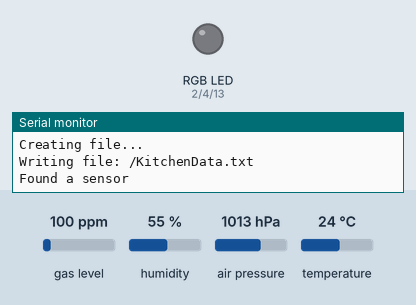
Bench run of a sketch on a simulated ESP32. Shown: an RGB LED mixed from three pins (HIGH = lit), the last lines printed to the serial monitor. The inputs (shaded band) are chosen by the test bench; at power-on: gas level 100 ppm, humidity 55 %, air pressure 1013 hPa, temperature 24 °C. WiFi joins after 1.5 s; servers stay silent unless stated; network time is answered at once with the bench clock; uploads are accepted with an empty reply; the local clock reads 2024-03-15 10:24:30 at power-on unless the sketch sets it; storage starts empty.

Above: at 0.1 s.
At 2.6 s:
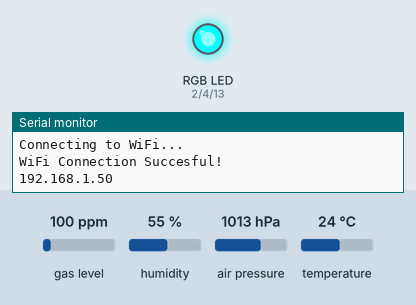
At 6.2 s:
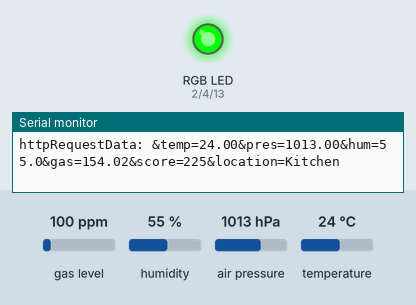
6.3 s: gas level set to 750 ppm
8.3 s: humidity set to 40 %
Timing chart, 0 to 11.3 s (numbered marks = the images above; inputs shaded):
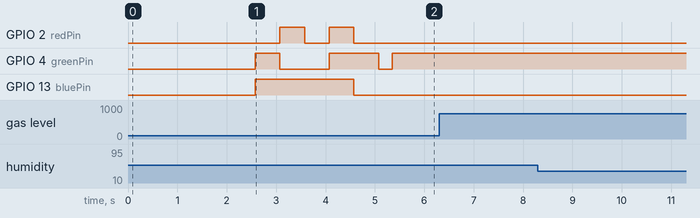

The sketch:

BME680-IAQ-ESP32.ino
```cpp
#include <Wire.h>
#include <Adafruit_Sensor.h>
#include "Adafruit_BME680.h"
#include <WiFi.h>
#include "HTTPClient.h"
#include <SD.h>
#include<SPI.h>
#include <NTPClient.h>
#include <FS.h>
#include <WiFiUdp.h>
#include <esp_task_wdt.h>

#define WDT_TIMEOUT 120
int i = 0;
int last = millis();

#define SEALEVELPRESSURE_HPA (1013.25)

Adafruit_BME680 bme; // I2C

float hum_weighting = 0.25; // so hum effect is 25% of the total air quality score
float gas_weighting = 0.75; // so gas effect is 75% of the total air quality score

int   humidity_score, gas_score, score;
float gas_reference = 2500;
float hum_reference = 40;
int   getgasreference_count = 0;
int   gas_lower_limit = 10000;  // Bad air quality limit
int   gas_upper_limit = 300000; // Good air quality limit

// Define NTP Client to get time
WiFiUDP ntpUDP;
NTPClient timeClient(ntpUDP);

// Variables to save date and time
String formattedDate;
String dayStamp;
String timeStamp;

// GPIO pin numbers set
int greenPin = 4, redPin = 2, bluePin = 13;

String dataMessage;


/* COMMENT THIS OUT IF SENSOR DATA IS IN THE BEDROOM/STUDY */
//String location = "Bedroom";

/* COMMENT THIS OUT IF SENSOR DATA IS IN THE KITCHEN */
String location = "Kitchen";

// Define CS pin for the SD card module
#define SD_CS 5


unsigned long lastRead = 0;

void setup() {
 // Sets rate for serial data transmission
  Serial.begin(115200);

//Watchdog Timer
  Serial.println("Configuring WDT...");
  esp_task_wdt_init(WDT_TIMEOUT, true); //enable panic so ESP32 restarts
  esp_task_wdt_add(NULL); //add current thread to WDT watch

  pinMode(greenPin, OUTPUT);
  pinMode(redPin, OUTPUT);
  pinMode(bluePin, OUTPUT);

  Serial.println(F("BME680 test"));
  Wire.begin();

    // Initialize SD card
  SD.begin(SD_CS);
  if(!SD.begin(SD_CS)) {
    Serial.println("Card Mount Failed");
    return;
  }
  uint8_t cardType = SD.cardType();
  if(cardType == CARD_NONE) {
    Serial.println("No SD card attached");
    return;
  }
  Serial.println("Initializing SD card...");
  if (!SD.begin(SD_CS)) {
    Serial.println("ERROR - SD card initialization failed!");
    return;    // init failed
  }

/* COMMENT THIS OUT IF SENSOR DATA IS IN THE BEDROOM/STUDY */
  // If the KitchenData.txt file doesn't exist
  // Create a file on the SD card and write the data labels
  File file = SD.open("/KitchenData.txt");
  if(!file) {
    Serial.println("File doens't exist");
    Serial.println("Creating file...");
    writeFile(SD, "/KitchenData.txt", "Day, Timestamp, Temperature, Pressure, Humidity, Gas, Score, Location \r\n");
  } else {
    Serial.println("File already exists");
  } file.close();


  /* COMMENT THIS OUT IF SENSOR DATA IS IN THE BEDROOM/STUDY
  // If the BedroomData.txt file doesn't exist
  // Create a file on the SD card and write the data labels
  File file = SD.open("/BedroomData.txt");
  if(!file) {
    Serial.println("File doens't exist");
    Serial.println("Creating file...");
    writeFile(SD, "/BedroomData.txt", "Day, Timestamp, Temperature, Pressure, Humidity, Gas, Score, Location \r\n");
  } else {
    Serial.println("File already exists");
  } file.close();
*/

  /* Depending on which BME680 is being used the API begin function may differ.
  If you get a "Could not find a valid BME680 sensor, check wiring!" in the serial
  monitor, uncomment the begin function beneath and and comment out "if (!bme.begin()) {" and try again*/

  //if (!bme.begin(0x76)) {

 if (!bme.begin()) {
    Serial.println("Could not find a valid BME680 sensor, check wiring!");
      setColor(128,0,128);
    while (1);
  } else Serial.println("Found a sensor");

  //WI-FI parameters- CHANGE THIS TO YOUR OWN PARAMETERS TO ALLOW ESP32 TO HAVE INTERNET CONNECTIVITY.
  char ssid[] = "YOUR_NETWORK_SSID";
  const char* password = "YOUR_NETWORK_PASSWORD";

  WiFi.begin(ssid, password);
  while (WiFi.status() != WL_CONNECTED) {
    delay(500);
    Serial.println("Connecting to WiFi...");
  }
    Serial.println("WiFi Connection Succesful!");
    Serial.println(WiFi.localIP());

// Initialize a NTPClient to get time
  timeClient.begin();
  timeClient.setTimeOffset(3600);
  delay(1000);

  // Set up oversampling and filter initialization
  bme.setTemperatureOversampling(BME680_OS_8X);
  bme.setHumidityOversampling(BME680_OS_2X);
  bme.setPressureOversampling(BME680_OS_4X);
  bme.setIIRFilterSize(BME680_FILTER_SIZE_3);
  bme.setGasHeater(320, 150); // 320°C for 150 ms
  // Now run the sensor to normalise the readings, then use combination of relative humidity and gas resistance to estimate indoor air quality as a percentage.
  // The sensor takes ~30-mins to fully stabilise
  GetGasReference();

 // Flash for Setup Complete
 setColor(0,255,255);
  delay(500);
  setColor(255,0,255);
  delay(500);
  setColor(0,0,255);
  delay(500);
  setColor(192,192,192);
  delay(500);
  setColor(0, 255, 0);
  delay(500);
 setColor(0, 0, 0);

  Serial.println("Ready and raring to go!");

}

void loop() {

    //activates watch dog reset to reboot ESP32 after 2 minutes of nothing happening, and resets timer if all is working as normal
  if (millis() - lastRead >= last) {
      Serial.println("Resetting WDT...");
      esp_task_wdt_reset();
      last = millis();
      i++;
      if (i == 5) {
        Serial.println("Stopping WDT reset. CPU should reboot in 3s");
      }

   logSDCard();
   getTimeStamp();

  Serial.println("Sensor Readings:");
  Serial.println("  Temperature = " + String(bme.readTemperature(), 2)     + "°C");
  int temp = bme.readTemperature();
  Serial.println("     Pressure = " + String(bme.readPressure() / 100.0F) + " hPa");
  int pres = bme.readPressure() / 100.0F;
  Serial.println("     Humidity = " + String(bme.readHumidity(), 1)        + "%");
  //Serial.println("     Humidity = " + String(bme.readHumidity() , 1)        + "%");
  int hum = bme.readHumidity();
  Serial.println("          Gas = " + String(gas_reference)               + " ohms\n");
  int gas = gas_reference;
  Serial.print("Qualitative Air Quality Index ");

  humidity_score = GetHumidityScore();
  gas_score      = GetGasScore();

  /* COMMENT THIS OUT IF SENSOR DATA IS IN THE KITCHEN */
  const char* serverName = "http://192.168.1.66/IAQ-IoT-Project-WebApp-main/BME680KitchenData.php";

  /* COMMENT THIS OUT IF SENSOR DATA IS IN THE BEDROOM/STUDY */
  //const char* serverName = "http://192.168.1.66/IAQ-IoT-Project-WebApp-main/BME680Data.php";


  //Combine results for the final IAQ index value (0-100% where 100% is good quality air)
  float air_quality_score = humidity_score + gas_score;
  Serial.println(" comprised of " + String(humidity_score) + "% Humidity and " + String(gas_score) + "% Gas");
  if ((getgasreference_count++) % 5 == 0) GetGasReference();
  Serial.println(CalculateIAQ(air_quality_score));
  Serial.println("--------------------------------------------------------------");
  score          = air_quality_score;
  score = (100 - score) * 5;

// --------Testing----------
//    Serial.println(temp);
//    Serial.println(pres);
//    Serial.println(hum);


  //Check WiFi connection status
  if(WiFi.status()== WL_CONNECTED){
    HTTPClient http;

    // Your Domain name with URL path or IP address with path
    http.begin(serverName);

    // Specify content-type header
    http.addHeader("Content-Type", "application/x-www-form-urlencoded");

    // Prepare your HTTP POST request data
    String httpRequestData = "&temp=" + String(bme.readTemperature(), 2) + "&pres=" + String(bme.readPressure() / 100.0F) +"&hum=" + String(bme.readHumidity(), 1) + "&gas=" + String(gas_reference / 1000)  + "&score=" + String(score) + "&location=" + String(location);
    Serial.print("httpRequestData: ");
    Serial.println(httpRequestData);

    // Send HTTP POST request
    int httpResponseCode = http.POST(httpRequestData);

    //Setting colour of RGB LED depending on the http response code
    if (httpResponseCode>0) {
      Serial.print("HTTP Response code: ");
      Serial.println(httpResponseCode);
        setColor(0, 255, 0);
    }
    else {
      Serial.print("Error code: ");
      Serial.println(httpResponseCode);
        setColor(255, 0, 0);
    }
    // Free resources
    http.end();
      }

}
}

void GetGasReference() {
  // Now run the sensor for a burn-in period, then use combination of relative humidity and gas resistance to estimate indoor air quality as a percentage.
  int readings = 10;
  for (int i = 1; i <= readings; i++) { // read gas for 10 x 0.150mS = 1.5secs
    gas_reference += bme.readGas();
  }
  gas_reference = gas_reference / readings;
}

String CalculateIAQ(int score) {
  String IAQ_text = "air quality is ";
  score = (100 - score) * 5;
  if      (score >= 301)                  IAQ_text += "Hazardous";
  else if (score >= 201 && score <= 300 ) IAQ_text += "Very Unhealthy";
  else if (score >= 176 && score <= 200 ) IAQ_text += "Unhealthy";
  else if (score >= 151 && score <= 175 ) IAQ_text += "Unhealthy for Sensitive Groups";
  else if (score >=  51 && score <= 150 ) IAQ_text += "Moderate";
  else if (score >=  00 && score <=  50 ) IAQ_text += "Good";
  Serial.print("IAQ Score = " + String(score) + ", ");
  return IAQ_text;
}

int GetHumidityScore() {  //Calculate humidity contribution to IAQ index
  float current_humidity = bme.readHumidity();
  if (current_humidity >= 38 && current_humidity <= 42) // Humidity +/-5% around optimum
    humidity_score = 0.25 * 100;
  else
  { // Humidity is sub-optimal
    if (current_humidity < 38)
      humidity_score = 0.25 / hum_reference * current_humidity * 100;
    else
    {
      humidity_score = ((-0.25 / (100 - hum_reference) * current_humidity) + 0.416666) * 100;
    }
  }
  return humidity_score;
}

int GetGasScore() {
  //Calculate gas contribution to IAQ index
  gas_score = (0.75 / (gas_upper_limit - gas_lower_limit) * gas_reference - (gas_lower_limit * (0.75 / (gas_upper_limit - gas_lower_limit)))) * 100.00;
  if (gas_score > 75) gas_score = 75; // Sometimes gas readings can go outside of expected scale maximum
  if (gas_score <  0) gas_score = 0;  // Sometimes gas readings can go outside of expected scale minimum
  return gas_score;
}

// Write to the SD card (DON'T MODIFY THIS FUNCTION)
void writeFile(fs::FS &fs, const char * path, const char * message) {
  Serial.printf("Writing file: %s\n", path);

  File file = fs.open(path, FILE_WRITE);
  if(!file) {
    Serial.println("Failed to open file for writing");

   if(file.print(message)) {
    Serial.println("File written");
  } else {
    Serial.println("Write failed");
  }
  file.close();
}

}

// Append data to the SD card (DON'T MODIFY THIS FUNCTION)
void appendFile(fs::FS &fs, const char * path, const char * message) {
  Serial.printf("Appending to file: %s\n", path);

  File file = fs.open(path, FILE_APPEND);
  if(!file) {
    Serial.println("Failed to open file for appending");
    return;
  }
  if(file.print(message)) {
    Serial.println("Message appended");
  } else {
    Serial.println("Append failed");
  }
  file.close();
}


// Write the sensor readings on the SD card -
void logSDCard() {
  dataMessage =String(dayStamp) + "," + String(timeStamp) + "," +String(bme.readTemperature(), 2) + "," + String(bme.readPressure() / 100.0F) + "," + String(bme.readHumidity() - 4, 1)  + "," +  String(gas_reference / 1000)  + "," + String(score) + + "," + String(location)+"\r\n";
  Serial.print("Save data: ");
  Serial.println(dataMessage);

/* COMMENT THIS OUT IF SENSOR IS IN THE BEDROOM/STUDY */
 // appendFile(SD, "/BedroomData.txt", dataMessage.c_str());

/* COMMENT THIS OUT IF SENSOR DATA IS IN THE KITCHEN */
  appendFile(SD, "/KitchenData.txt", dataMessage.c_str());
}

// Sets the colour of the LED
void setColor(int redValue, int greenValue, int blueValue) {
  // Sets the output values of the LED GPIO pins to change the LED colour
  digitalWrite(redPin, redValue);
  digitalWrite(greenPin, greenValue);
  digitalWrite(bluePin, blueValue);
}

// Function to get date and time from NTPClient
void getTimeStamp() {
  while(!timeClient.update()) {
    timeClient.forceUpdate();
  }

  // The formattedDate comes with the following format:
  // 2018-05-28T16:00:13Z

  // Extract date and time
  formattedDate = timeClient.getFormattedDate();

  // Extract date
  int splitT = formattedDate.indexOf("T");
  dayStamp = formattedDate.substring(0, splitT);
  // Extract time
  timeStamp = formattedDate.substring(splitT+1, formattedDate.length()-1);

}
```
